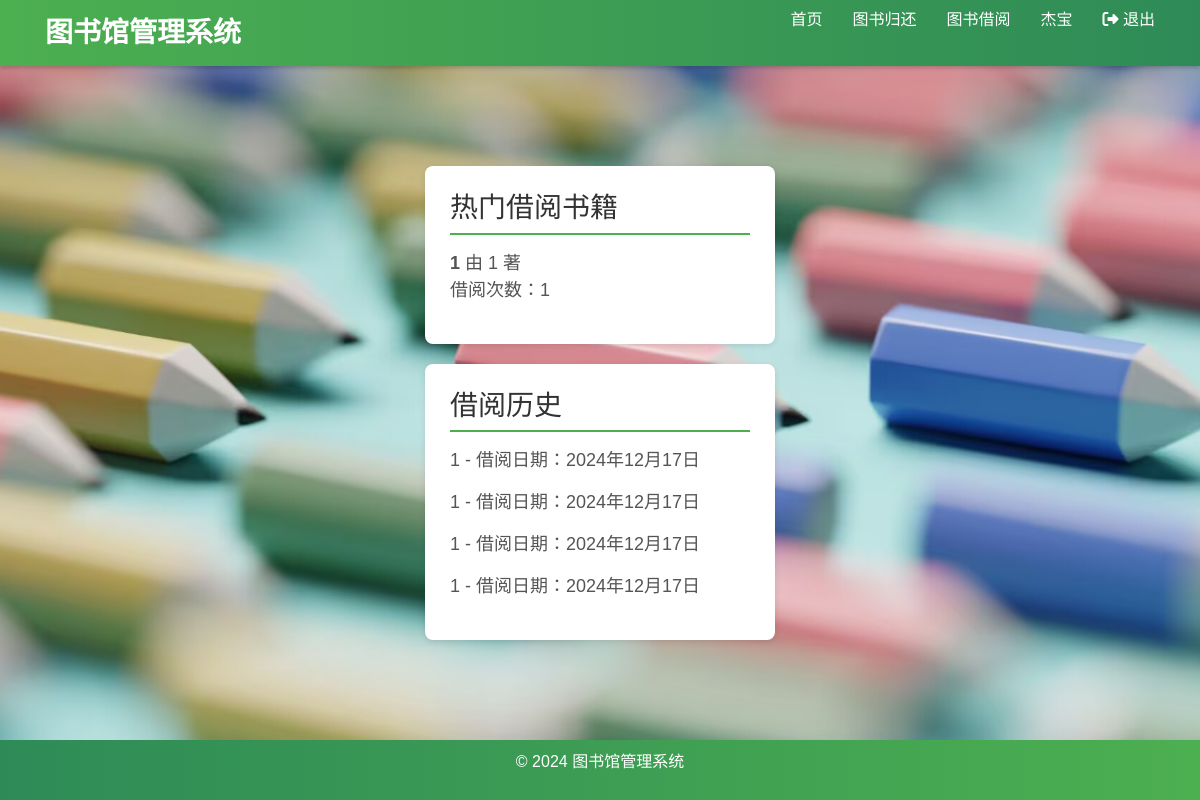
The page /BMSystem/user/home (signed in) on the database as committed earlier.
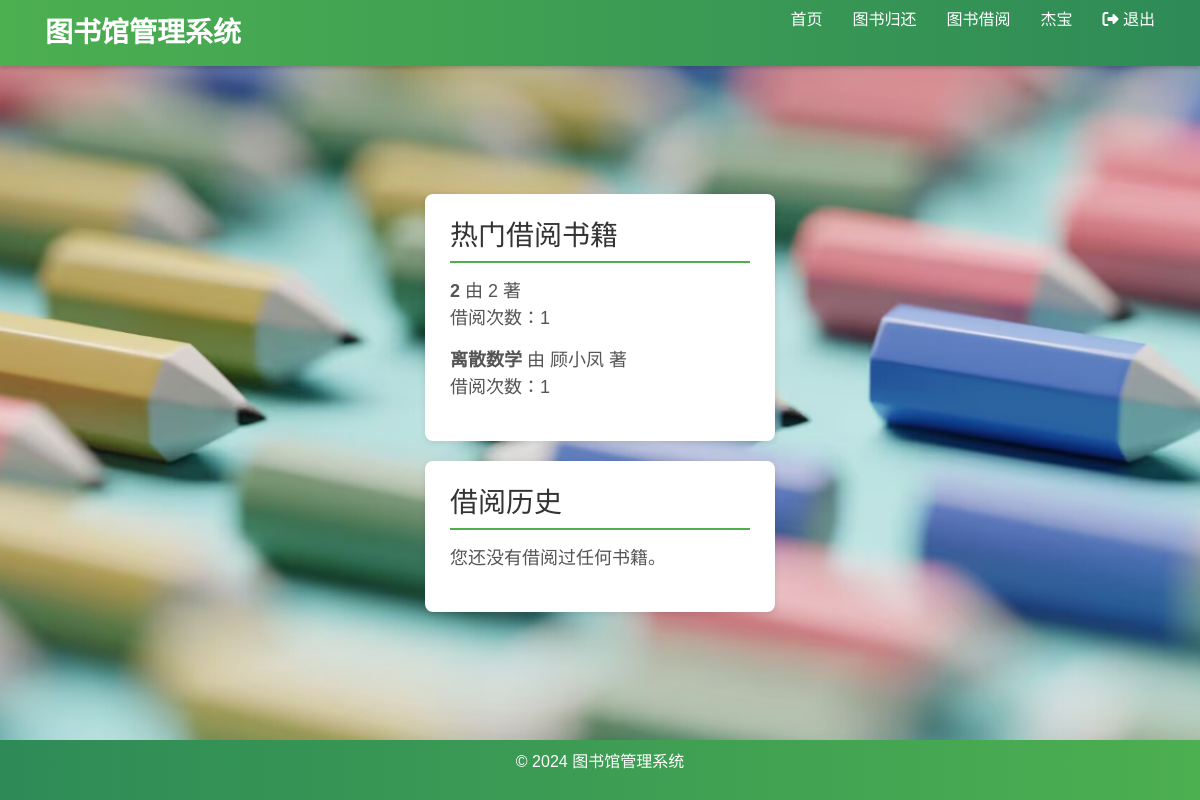
The same page on the database as committed later.
### BMSystem/models.py (models this page shows, shortened)
class Book(models.Model):
    title = models.CharField(max_length=200)  # 书名
    author = models.CharField(max_length=100)  # 作者
    publisher = models.CharField(max_length=100)  # 出版社
    published_date = models.DateField(default=timezone.now)  # 出版年月
    stock = models.IntegerField(default=0)  # 库存数量
    isbn = models.CharField(max_length=13, unique=True, null=False, blank=False, default='')  # ISBN
    borrow_count = models.IntegerField(default=0)

class BorrowRecord(models.Model):
    book = models.ForeignKey(Book, on_delete=models.CASCADE)
    user = models.ForeignKey(User, on_delete=models.CASCADE)
    borrow_date = models.DateField(auto_now_add=True)
    due_date = models.DateField(null=True, blank=True)  # 预计归还日期
    return_date = models.DateField(null=True, blank=True)

### BMSystem/views.py (the view)
# urls.py: path('user/home',UserHome, name='user_home'),
def UserHome(request):
    popular_books = Book.objects.annotate(num_bookings=Count('borrow_count')).order_by('-num_bookings')[:5]
    borrow_records = BorrowRecord.objects.filter(user=request.user)
    context = {
        'popular_books': popular_books,
        'borrow_records': borrow_records,
    }
    return render(request, 'BMSystem/user_home.html', context)

### BMSystem/templates/BMSystem/user_home.html (shortened to what this page needs)
{% extends 'BMSystem/base1.html' %}
{% block content %}
    <div class="grid-container">
        <div class="grid-item popular-books">
            <h3>热门借阅书籍</h3>
            <ul>
                {% for book in popular_books %}
                    <li>
                        <strong>{{ book.title }}</strong> 由 {{ book.author }} 著
                        <br>借阅次数：{{ book.num_bookings }}
                    </li>
                {% empty %}
                    <li>暂无热门书籍数据。</li>
                {% endfor %}
            </ul>
        </div>
        <div class="grid-item borrow-history">
            <h3>借阅历史</h3>
            <ul>
                {% for record in borrow_records %}
                    <li>{{ record.book.title }} - 借阅日期：{{ record.borrow_date }}</li>
                {% empty %}
                    <li>您还没有借阅过任何书籍。</li>
                {% endfor %}
            </ul>
        </div>
    </div>
{% endblock %}

### BMSystem/templates/BMSystem/base1.html (shortened to what this page needs)
{% load static %}
<!DOCTYPE html>
<html lang="en">
<head>
    <link rel="stylesheet" href="https://cdnjs.cloudflare.com/ajax/libs/font-awesome/6.x/css/all.min.css">
    <link rel="stylesheet" href="{% static 'css/user_style.css' %}">
    <link href="https://stackpath.bootstrapcdn.com/bootstrap/4.5.2/css/bootstrap.min.css" rel="stylesheet">
</head>
<body>
<header>
    <nav class="navbar">
        <div class="container">
            <h1>图书馆管理系统</h1>
            <ul class="nav-links">
                <li><a href="{% url 'user_home' %}">首页</a></li>
                {% if user.is_authenticated %}
                    <li><a href="{% url 'return_book' %}">图书归还</a></li>
                    <li><a href="{% url 'borrow_book' %}">图书借阅</a></li>
                    <li><a href="{% url 'user_profile' %}">{{ user.username }}</a></li>
                    <li><a href="{% url 'logout' %}"><i class="fa fa-sign-out-alt"></i> 退出</a></li>
                {% else %}
                    <li><a href="{% url 'login' %}">登录</a></li>
                {% endif %}
            </ul>
        </div>
    </nav>
</header>
<main class="container">
    {% block content %}{% endblock %}
</main>
<footer class="footer">
    <p>&copy; 2024 图书馆管理系统</p>
</footer>
</body>
</html>

### BMSystem/static/css/user_style.css (style rules this page uses)
body, html { height: 100%; margin: 0; padding: 0; font-family: 'Open Sans', sans-serif; background-color: #f8f9fa; }
body { display: flex; flex-direction: column; color: #333; }
.navbar { background: linear-gradient(to right, #4CAF50, #2E8B57); color: white; padding: 15px 20px; display: flex; justify-content: space-between; align-items: center; box-shadow: 0 2px 4px rgba(0, 0, 0, 0.2); }
.navbar h1 { font-size: 28px; font-weight: bold; margin: 0; }
.nav-links { display: flex; list-style: none; margin: 0; padding: 0; }
.nav-links li { margin-left: 15px; }
.nav-links a { color: white; text-decoration: none; padding: 10px 15px; border-radius: 5px; transition: background-color 0.3s ease, color 0.3s ease; }
.nav-links a::after { content: ''; display: block; width: 0; height: 2px; background: white; transition: width 0.3s; }
main.container { flex: 1; display: flex; justify-content: center; align-items: center; padding: 20px; box-sizing: border-box; }
.grid-container { display: grid; grid-template-columns: repeat(auto-fit, minmax(350px, 1fr)); gap: 20px; padding: 20px; margin: 20px auto; }
.grid-item { background: white; padding: 25px; border-radius: 8px; box-shadow: 0 2px 6px rgba(0, 0, 0, 0.1); transition: transform 0.3s ease, box-shadow 0.3s ease; }
.grid-item h3 { margin-bottom: 15px; color: #333; border-bottom: 2px solid #4CAF50; padding-bottom: 8px; }
.grid-item ul { list-style: none; padding: 0; margin: 0; }
.grid-item li { margin-bottom: 15px; color: #555; font-size: 18px; }
.footer { background: linear-gradient(to right, #2E8B57, #4CAF50); color: white; text-align: center; padding: 10px 0; width: 100%; position: relative; bottom: 0; }

Rows that differ between the two databases and show on the page:
removed Book: title "1", author "1", num_bookings "1"
removed BorrowRecord: book "1", borrow_date "2024年12月17日"
removed BorrowRecord: book "1", borrow_date "2024年12月17日"
removed BorrowRecord: book "1", borrow_date "2024年12月17日"
removed BorrowRecord: book "1", borrow_date "2024年12月17日"
added Book: title "2", author "2", num_bookings "1"
added Book: title "离散数学", author "顾小凤", num_bookings "1"
Other text that changed with them:
text now shown: "您还没有借阅过任何书籍。"
